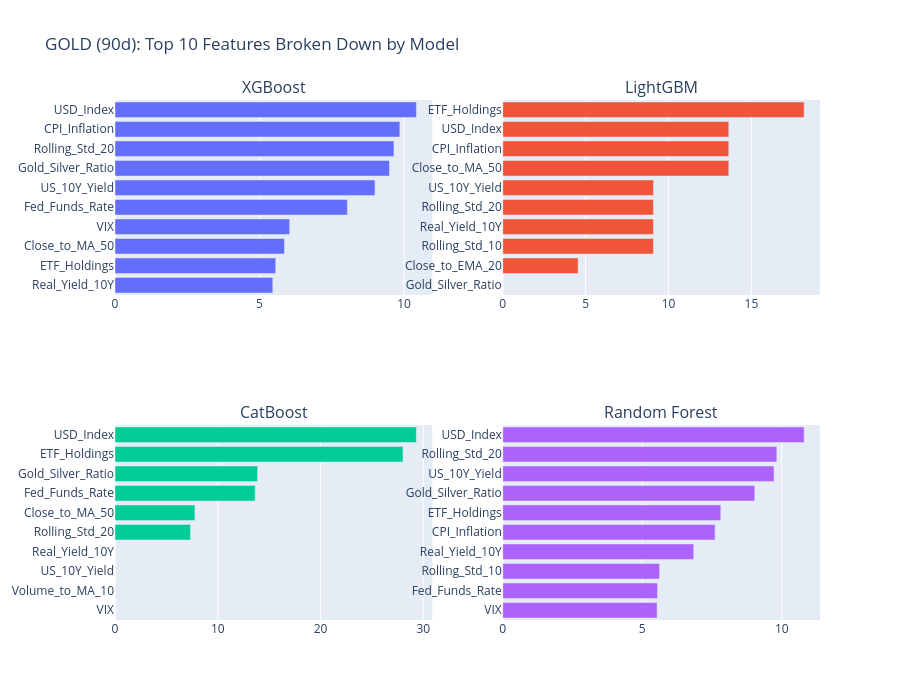
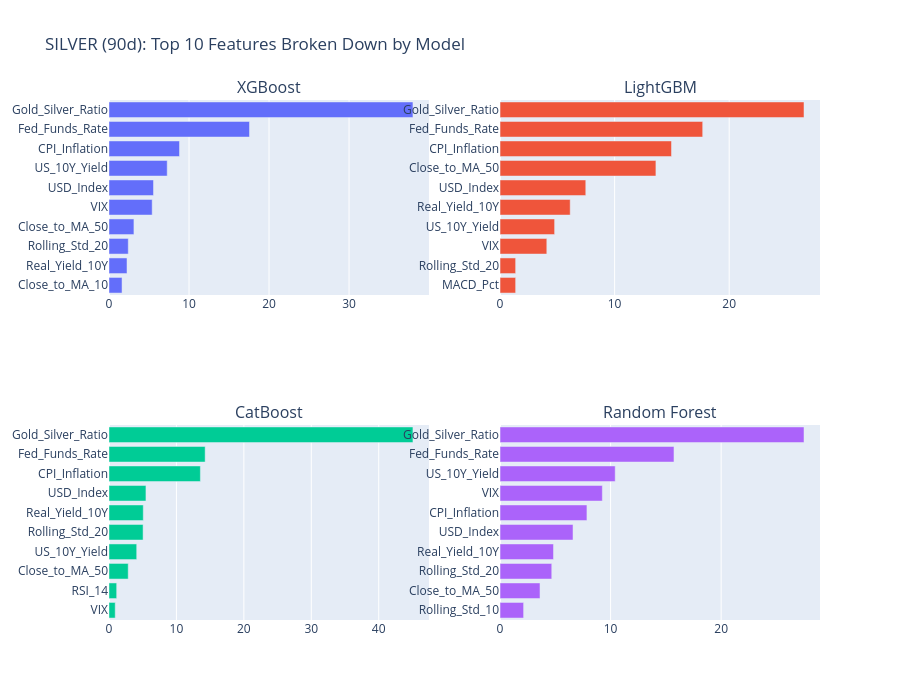
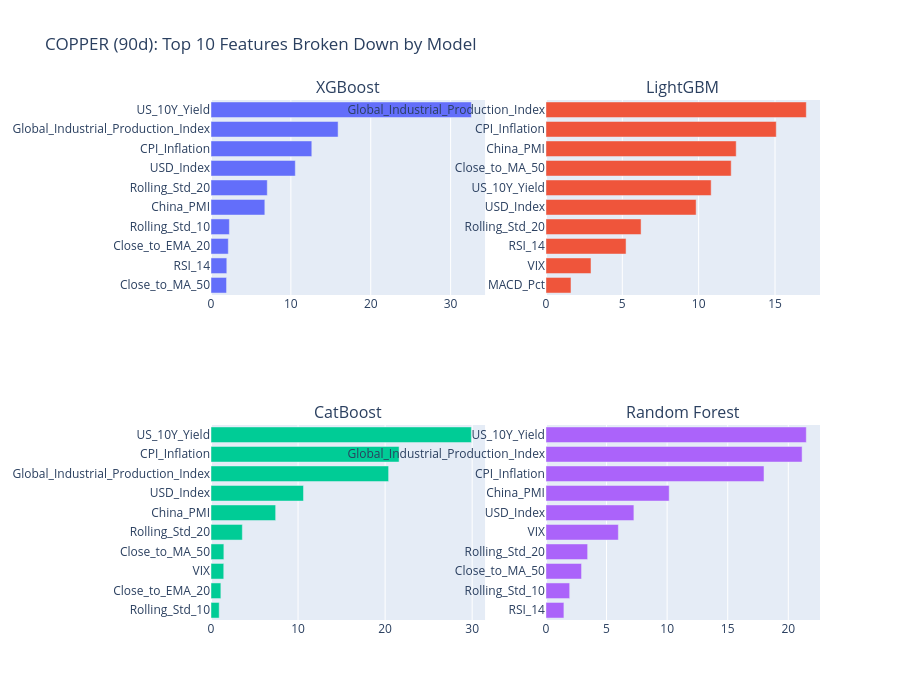
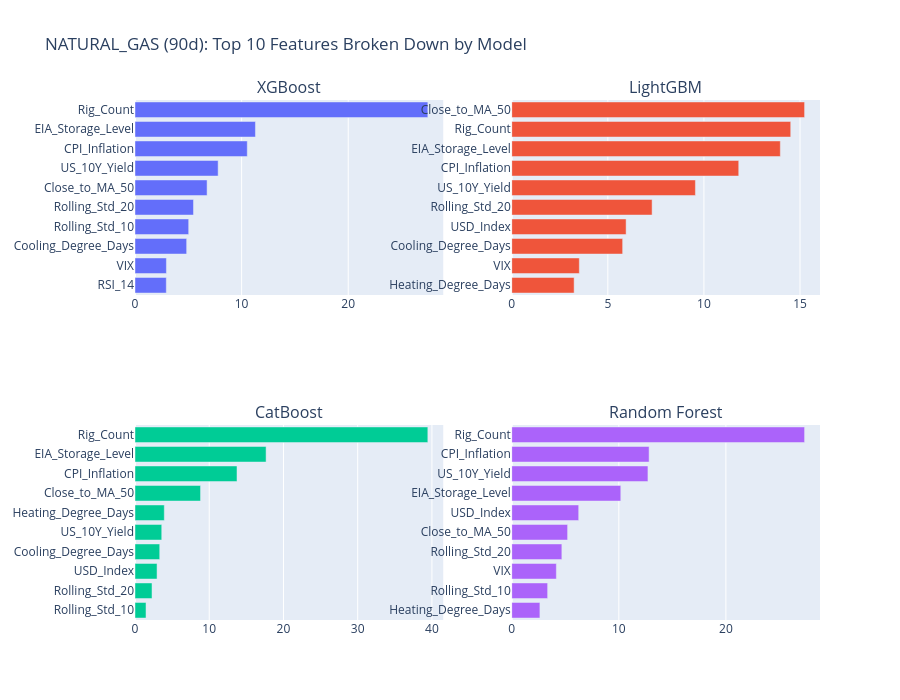

Here is the notebook cell these charts were saved with, in order:
### Code cell
from plotly.subplots import make_subplots

for name in commodities:
    df_fi = feature_importances[name]
    # Normalize each column to 100%
    df_fi_norm = df_fi.div(df_fi.sum(axis=0), axis=1) * 100
    
    fig = make_subplots(rows=2, cols=2, subplot_titles=("XGBoost", "LightGBM", "CatBoost", "Random Forest"))
    models = ["XGBoost", "LightGBM", "CatBoost", "RandomForest"]
    
    for i, model_name in enumerate(models):
        row = (i // 2) + 1
        col = (i % 2) + 1
        
        top_10 = df_fi_norm[model_name].sort_values(ascending=True).tail(10)
        
        fig.add_trace(go.Bar(x=top_10.values, y=top_10.index, orientation='h', name=model_name), row=row, col=col)
        
    fig.update_layout(height=700, title_text=f"{name.upper()} ({HORIZON}d): Top 10 Features Broken Down by Model", showlegend=False)
    fig.show()

### Figure 1 — Plotly figure (JSON) as saved in the notebook; plotly's stock layout.template omitted (floating-point values rounded to 4 significant figures)
{"data": [{"name": "XGBoost", "orientation": "h", "type": "bar", "x": [5.46, 5.561, 5.863, 6.044, 8.039, 8.996, 9.498, 9.651, 9.855, 10.43], "xaxis": "x", "y": ["Real_Yield_10Y", "ETF_Holdings", "Close_to_MA_50", "VIX", "Fed_Funds_Rate", "US_10Y_Yield", "Gold_Silver_Ratio", "Rolling_Std_20", "CPI_Inflation", "USD_Index"], "yaxis": "y"}, {"name": "LightGBM", "orientation": "h", "type": "bar", "x": [0.0, 4.545, 9.091, 9.091, 9.091, 9.091, 13.64, 13.64, 13.64, 18.18], "xaxis": "x2", "y": ["Gold_Silver_Ratio", "Close_to_EMA_20", "Rolling_Std_10", "Real_Yield_10Y", "Rolling_Std_20", "US_10Y_Yield", "Close_to_MA_50", "CPI_Inflation", "USD_Index", "ETF_Holdings"], "yaxis": "y2"}, {"name": "CatBoost", "orientation": "h", "type": "bar", "x": [0.0, 0.0, 0.0, 0.0, 7.352, 7.777, 13.64, 13.88, 28.03, 29.33], "xaxis": "x3", "y": ["VIX", "Volume_to_MA_10", "US_10Y_Yield", "Real_Yield_10Y", "Rolling_Std_20", "Close_to_MA_50", "Fed_Funds_Rate", "Gold_Silver_Ratio", "ETF_Holdings", "USD_Index"], "yaxis": "y3"}, {"name": "RandomForest", "orientation": "h", "type": "bar", "x": [5.531, 5.548, 5.62, 6.843, 7.61, 7.813, 9.031, 9.722, 9.821, 10.8], "xaxis": "x4", "y": ["VIX", "Fed_Funds_Rate", "Rolling_Std_10", "Real_Yield_10Y", "CPI_Inflation", "ETF_Holdings", "Gold_Silver_Ratio", "US_10Y_Yield", "Rolling_Std_20", "USD_Index"], "yaxis": "y4"}], "layout": {"annotations": [{"font": {"size": 16}, "showarrow": false, "text": "XGBoost", "x": 0.225, "xanchor": "center", "xref": "paper", "y": 1, "yanchor": "bottom", "yref": "paper"}, {"font": {"size": 16}, "showarrow": false, "text": "LightGBM", "x": 0.775, "xanchor": "center", "xref": "paper", "y": 1, "yanchor": "bottom", "yref": "paper"}, {"font": {"size": 16}, "showarrow": false, "text": "CatBoost", "x": 0.225, "xanchor": "center", "xref": "paper", "y": 0.375, "yanchor": "bottom", "yref": "paper"}, {"font": {"size": 16}, "showarrow": false, "text": "Random Forest", "x": 0.775, "xanchor": "center", "xref": "paper", "y": 0.375, "yanchor": "bottom", "yref": "paper"}], "height": 700, "showlegend": false, "title": {"text": "GOLD (90d): Top 10 Features Broken Down by Model"}, "xaxis": {"anchor": "y", "domain": [0, 0.45]}, "xaxis2": {"anchor": "y2", "domain": [0.55, 1]}, "xaxis3": {"anchor": "y3", "domain": [0, 0.45]}, "xaxis4": {"anchor": "y4", "domain": [0.55, 1]}, "yaxis": {"anchor": "x", "domain": [0.625, 1]}, "yaxis2": {"anchor": "x2", "domain": [0.625, 1]}, "yaxis3": {"anchor": "x3", "domain": [0, 0.375]}, "yaxis4": {"anchor": "x4", "domain": [0, 0.375]}}}

### Figure 2 — Plotly figure (JSON) as saved in the notebook; plotly's stock layout.template omitted (floating-point values rounded to 4 significant figures)
{"data": [{"name": "XGBoost", "orientation": "h", "type": "bar", "x": [1.63, 2.25, 2.409, 3.116, 5.396, 5.56, 7.275, 8.809, 17.56, 37.99], "xaxis": "x", "y": ["Close_to_MA_10", "Real_Yield_10Y", "Rolling_Std_20", "Close_to_MA_50", "VIX", "USD_Index", "US_10Y_Yield", "CPI_Inflation", "Fed_Funds_Rate", "Gold_Silver_Ratio"], "yaxis": "y"}, {"name": "LightGBM", "orientation": "h", "type": "bar", "x": [1.361, 1.361, 4.082, 4.762, 6.122, 7.483, 13.61, 14.97, 17.69, 26.53], "xaxis": "x2", "y": ["MACD_Pct", "Rolling_Std_20", "VIX", "US_10Y_Yield", "Real_Yield_10Y", "USD_Index", "Close_to_MA_50", "CPI_Inflation", "Fed_Funds_Rate", "Gold_Silver_Ratio"], "yaxis": "y2"}, {"name": "CatBoost", "orientation": "h", "type": "bar", "x": [0.9242, 1.138, 2.851, 4.11, 5.055, 5.083, 5.48, 13.55, 14.26, 45.08], "xaxis": "x3", "y": ["VIX", "RSI_14", "Close_to_MA_50", "US_10Y_Yield", "Rolling_Std_20", "Real_Yield_10Y", "USD_Index", "CPI_Inflation", "Fed_Funds_Rate", "Gold_Silver_Ratio"], "yaxis": "y3"}, {"name": "RandomForest", "orientation": "h", "type": "bar", "x": [2.131, 3.613, 4.678, 4.833, 6.601, 7.859, 9.253, 10.42, 15.73, 27.5], "xaxis": "x4", "y": ["Rolling_Std_10", "Close_to_MA_50", "Rolling_Std_20", "Real_Yield_10Y", "USD_Index", "CPI_Inflation", "VIX", "US_10Y_Yield", "Fed_Funds_Rate", "Gold_Silver_Ratio"], "yaxis": "y4"}], "layout": {"annotations": [{"font": {"size": 16}, "showarrow": false, "text": "XGBoost", "x": 0.225, "xanchor": "center", "xref": "paper", "y": 1, "yanchor": "bottom", "yref": "paper"}, {"font": {"size": 16}, "showarrow": false, "text": "LightGBM", "x": 0.775, "xanchor": "center", "xref": "paper", "y": 1, "yanchor": "bottom", "yref": "paper"}, {"font": {"size": 16}, "showarrow": false, "text": "CatBoost", "x": 0.225, "xanchor": "center", "xref": "paper", "y": 0.375, "yanchor": "bottom", "yref": "paper"}, {"font": {"size": 16}, "showarrow": false, "text": "Random Forest", "x": 0.775, "xanchor": "center", "xref": "paper", "y": 0.375, "yanchor": "bottom", "yref": "paper"}], "height": 700, "showlegend": false, "title": {"text": "SILVER (90d): Top 10 Features Broken Down by Model"}, "xaxis": {"anchor": "y", "domain": [0, 0.45]}, "xaxis2": {"anchor": "y2", "domain": [0.55, 1]}, "xaxis3": {"anchor": "y3", "domain": [0, 0.45]}, "xaxis4": {"anchor": "y4", "domain": [0.55, 1]}, "yaxis": {"anchor": "x", "domain": [0.625, 1]}, "yaxis2": {"anchor": "x2", "domain": [0.625, 1]}, "yaxis3": {"anchor": "x3", "domain": [0, 0.375]}, "yaxis4": {"anchor": "x4", "domain": [0, 0.375]}}}

### Figure 3 — Plotly figure (JSON) as saved in the notebook; plotly's stock layout.template omitted (floating-point values rounded to 4 significant figures)
{"data": [{"name": "XGBoost", "orientation": "h", "type": "bar", "x": [1.945, 1.978, 2.167, 2.3, 6.74, 7.045, 10.56, 12.62, 15.91, 32.6], "xaxis": "x", "y": ["Close_to_MA_50", "RSI_14", "Close_to_EMA_20", "Rolling_Std_10", "China_PMI", "Rolling_Std_20", "USD_Index", "CPI_Inflation", "Global_Industrial_Production_Index", "US_10Y_Yield"], "yaxis": "y"}, {"name": "LightGBM", "orientation": "h", "type": "bar", "x": [1.639, 2.951, 5.246, 6.23, 9.836, 10.82, 12.13, 12.46, 15.08, 17.05], "xaxis": "x2", "y": ["MACD_Pct", "VIX", "RSI_14", "Rolling_Std_20", "USD_Index", "US_10Y_Yield", "Close_to_MA_50", "China_PMI", "CPI_Inflation", "Global_Industrial_Production_Index"], "yaxis": "y2"}, {"name": "CatBoost", "orientation": "h", "type": "bar", "x": [0.9408, 1.133, 1.465, 1.478, 3.6, 7.426, 10.63, 20.4, 21.61, 29.91], "xaxis": "x3", "y": ["Rolling_Std_10", "Close_to_EMA_20", "VIX", "Close_to_MA_50", "Rolling_Std_20", "China_PMI", "USD_Index", "Global_Industrial_Production_Index", "CPI_Inflation", "US_10Y_Yield"], "yaxis": "y3"}, {"name": "RandomForest", "orientation": "h", "type": "bar", "x": [1.482, 1.958, 2.937, 3.44, 5.975, 7.257, 10.17, 17.99, 21.14, 21.48], "xaxis": "x4", "y": ["RSI_14", "Rolling_Std_10", "Close_to_MA_50", "Rolling_Std_20", "VIX", "USD_Index", "China_PMI", "CPI_Inflation", "Global_Industrial_Production_Index", "US_10Y_Yield"], "yaxis": "y4"}], "layout": {"annotations": [{"font": {"size": 16}, "showarrow": false, "text": "XGBoost", "x": 0.225, "xanchor": "center", "xref": "paper", "y": 1, "yanchor": "bottom", "yref": "paper"}, {"font": {"size": 16}, "showarrow": false, "text": "LightGBM", "x": 0.775, "xanchor": "center", "xref": "paper", "y": 1, "yanchor": "bottom", "yref": "paper"}, {"font": {"size": 16}, "showarrow": false, "text": "CatBoost", "x": 0.225, "xanchor": "center", "xref": "paper", "y": 0.375, "yanchor": "bottom", "yref": "paper"}, {"font": {"size": 16}, "showarrow": false, "text": "Random Forest", "x": 0.775, "xanchor": "center", "xref": "paper", "y": 0.375, "yanchor": "bottom", "yref": "paper"}], "height": 700, "showlegend": false, "title": {"text": "COPPER (90d): Top 10 Features Broken Down by Model"}, "xaxis": {"anchor": "y", "domain": [0, 0.45]}, "xaxis2": {"anchor": "y2", "domain": [0.55, 1]}, "xaxis3": {"anchor": "y3", "domain": [0, 0.45]}, "xaxis4": {"anchor": "y4", "domain": [0.55, 1]}, "yaxis": {"anchor": "x", "domain": [0.625, 1]}, "yaxis2": {"anchor": "x2", "domain": [0.625, 1]}, "yaxis3": {"anchor": "x3", "domain": [0, 0.375]}, "yaxis4": {"anchor": "x4", "domain": [0, 0.375]}}}

### Figure 4 — Plotly figure (JSON) as saved in the notebook; plotly's stock layout.template omitted (floating-point values rounded to 4 significant figures)
{"data": [{"name": "XGBoost", "orientation": "h", "type": "bar", "x": [2.936, 2.946, 4.846, 5.036, 5.484, 6.762, 7.798, 10.53, 11.3, 27.47], "xaxis": "x", "y": ["RSI_14", "VIX", "Cooling_Degree_Days", "Rolling_Std_10", "Rolling_Std_20", "Close_to_MA_50", "US_10Y_Yield", "CPI_Inflation", "EIA_Storage_Level", "Rig_Count"], "yaxis": "y"}, {"name": "LightGBM", "orientation": "h", "type": "bar", "x": [3.246, 3.517, 5.771, 5.951, 7.304, 9.558, 11.81, 13.98, 14.52, 15.24], "xaxis": "x2", "y": ["Heating_Degree_Days", "VIX", "Cooling_Degree_Days", "USD_Index", "Rolling_Std_20", "US_10Y_Yield", "CPI_Inflation", "EIA_Storage_Level", "Rig_Count", "Close_to_MA_50"], "yaxis": "y2"}, {"name": "CatBoost", "orientation": "h", "type": "bar", "x": [1.484, 2.293, 2.971, 3.331, 3.602, 3.947, 8.829, 13.74, 17.66, 39.45], "xaxis": "x3", "y": ["Rolling_Std_10", "Rolling_Std_20", "USD_Index", "Cooling_Degree_Days", "US_10Y_Yield", "Heating_Degree_Days", "Close_to_MA_50", "CPI_Inflation", "EIA_Storage_Level", "Rig_Count"], "yaxis": "y3"}, {"name": "RandomForest", "orientation": "h", "type": "bar", "x": [2.63, 3.351, 4.165, 4.679, 5.216, 6.252, 10.18, 12.72, 12.83, 27.35], "xaxis": "x4", "y": ["Heating_Degree_Days", "Rolling_Std_10", "VIX", "Rolling_Std_20", "Close_to_MA_50", "USD_Index", "EIA_Storage_Level", "US_10Y_Yield", "CPI_Inflation", "Rig_Count"], "yaxis": "y4"}], "layout": {"annotations": [{"font": {"size": 16}, "showarrow": false, "text": "XGBoost", "x": 0.225, "xanchor": "center", "xref": "paper", "y": 1, "yanchor": "bottom", "yref": "paper"}, {"font": {"size": 16}, "showarrow": false, "text": "LightGBM", "x": 0.775, "xanchor": "center", "xref": "paper", "y": 1, "yanchor": "bottom", "yref": "paper"}, {"font": {"size": 16}, "showarrow": false, "text": "CatBoost", "x": 0.225, "xanchor": "center", "xref": "paper", "y": 0.375, "yanchor": "bottom", "yref": "paper"}, {"font": {"size": 16}, "showarrow": false, "text": "Random Forest", "x": 0.775, "xanchor": "center", "xref": "paper", "y": 0.375, "yanchor": "bottom", "yref": "paper"}], "height": 700, "showlegend": false, "title": {"text": "NATURAL_GAS (90d): Top 10 Features Broken Down by Model"}, "xaxis": {"anchor": "y", "domain": [0, 0.45]}, "xaxis2": {"anchor": "y2", "domain": [0.55, 1]}, "xaxis3": {"anchor": "y3", "domain": [0, 0.45]}, "xaxis4": {"anchor": "y4", "domain": [0.55, 1]}, "yaxis": {"anchor": "x", "domain": [0.625, 1]}, "yaxis2": {"anchor": "x2", "domain": [0.625, 1]}, "yaxis3": {"anchor": "x3", "domain": [0, 0.375]}, "yaxis4": {"anchor": "x4", "domain": [0, 0.375]}}}
